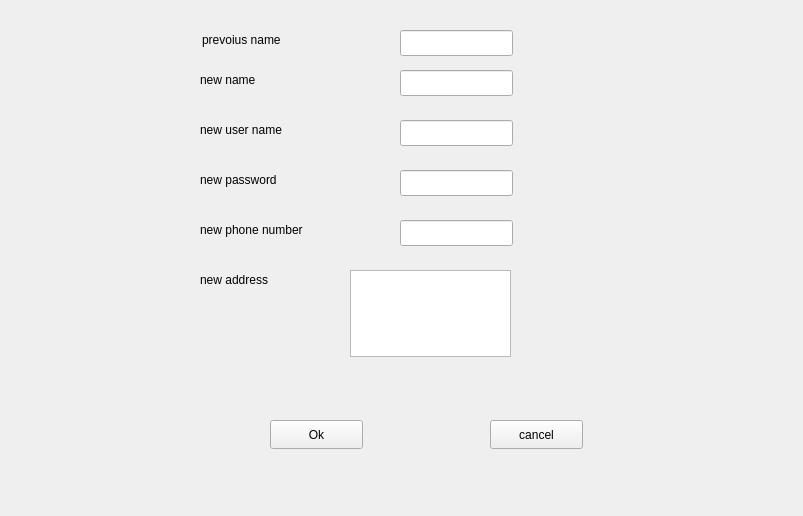
<?xml version="1.0" encoding="UTF-8"?>
<ui version="4.0">
 <class>ChangeInformation</class>
 <widget class="QWidget" name="ChangeInformation">
  <property name="geometry">
   <rect>
    <x>0</x>
    <y>0</y>
    <width>803</width>
    <height>516</height>
   </rect>
  </property>
  <property name="windowTitle">
   <string>Form</string>
  </property>
  <widget class="QLabel" name="label">
   <property name="geometry">
    <rect>
     <x>150</x>
     <y>30</y>
     <width>63</width>
     <height>20</height>
    </rect>
   </property>
   <property name="text">
    <string/>
   </property>
  </widget>
  <widget class="QPushButton" name="ok">
   <property name="geometry">
    <rect>
     <x>270</x>
     <y>420</y>
     <width>93</width>
     <height>29</height>
    </rect>
   </property>
   <property name="text">
    <string>Ok</string>
   </property>
  </widget>
  <widget class="QLineEdit" name="prename">
   <property name="geometry">
    <rect>
     <x>400</x>
     <y>30</y>
     <width>113</width>
     <height>26</height>
    </rect>
   </property>
  </widget>
  <widget class="QLabel" name="label_4">
   <property name="geometry">
    <rect>
     <x>202</x>
     <y>30</y>
     <width>121</width>
     <height>20</height>
    </rect>
   </property>
   <property name="text">
    <string>prevoius name</string>
   </property>
  </widget>
  <widget class="QLabel" name="label_7">
   <property name="geometry">
    <rect>
     <x>200</x>
     <y>70</y>
     <width>101</width>
     <height>20</height>
    </rect>
   </property>
   <property name="text">
    <string>new name</string>
   </property>
  </widget>
  <widget class="QLineEdit" name="newname">
   <property name="geometry">
    <rect>
     <x>400</x>
     <y>70</y>
     <width>113</width>
     <height>26</height>
    </rect>
   </property>
  </widget>
  <widget class="QLabel" name="label_8">
   <property name="geometry">
    <rect>
     <x>200</x>
     <y>120</y>
     <width>131</width>
     <height>20</height>
    </rect>
   </property>
   <property name="text">
    <string>new user name</string>
   </property>
  </widget>
  <widget class="QLineEdit" name="newusername">
   <property name="geometry">
    <rect>
     <x>400</x>
     <y>120</y>
     <width>113</width>
     <height>26</height>
    </rect>
   </property>
  </widget>
  <widget class="QLabel" name="label_9">
   <property name="geometry">
    <rect>
     <x>200</x>
     <y>170</y>
     <width>121</width>
     <height>20</height>
    </rect>
   </property>
   <property name="text">
    <string>new password</string>
   </property>
  </widget>
  <widget class="QLineEdit" name="newpassword">
   <property name="geometry">
    <rect>
     <x>400</x>
     <y>170</y>
     <width>113</width>
     <height>26</height>
    </rect>
   </property>
  </widget>
  <widget class="QLabel" name="label_10">
   <property name="geometry">
    <rect>
     <x>200</x>
     <y>220</y>
     <width>151</width>
     <height>20</height>
    </rect>
   </property>
   <property name="text">
    <string>new phone number</string>
   </property>
  </widget>
  <widget class="QLineEdit" name="nrephonenumber">
   <property name="geometry">
    <rect>
     <x>400</x>
     <y>220</y>
     <width>113</width>
     <height>26</height>
    </rect>
   </property>
  </widget>
  <widget class="QTextEdit" name="newaddress">
   <property name="geometry">
    <rect>
     <x>350</x>
     <y>270</y>
     <width>161</width>
     <height>87</height>
    </rect>
   </property>
  </widget>
  <widget class="QLabel" name="label_11">
   <property name="geometry">
    <rect>
     <x>200</x>
     <y>270</y>
     <width>121</width>
     <height>20</height>
    </rect>
   </property>
   <property name="text">
    <string>new address</string>
   </property>
  </widget>
  <widget class="QPushButton" name="cancel">
   <property name="geometry">
    <rect>
     <x>490</x>
     <y>420</y>
     <width>93</width>
     <height>29</height>
    </rect>
   </property>
   <property name="text">
    <string>cancel</string>
   </property>
  </widget>
 </widget>
 <resources/>
 <connections/>
</ui>
